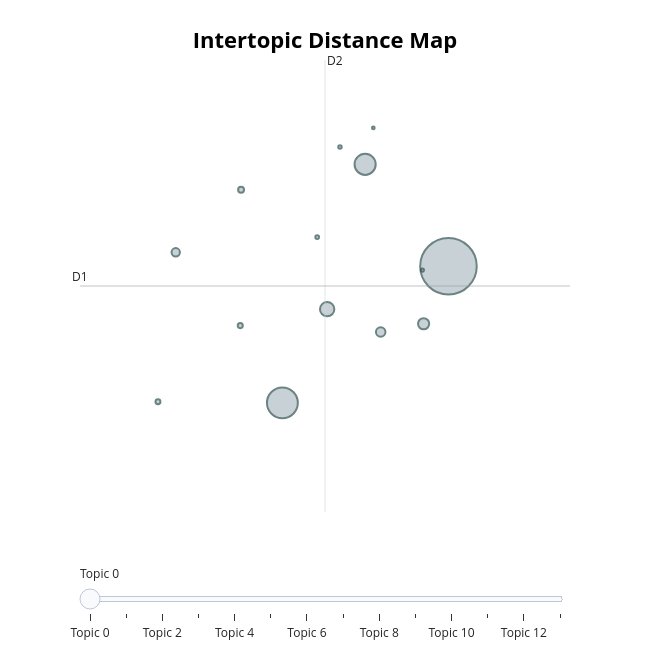
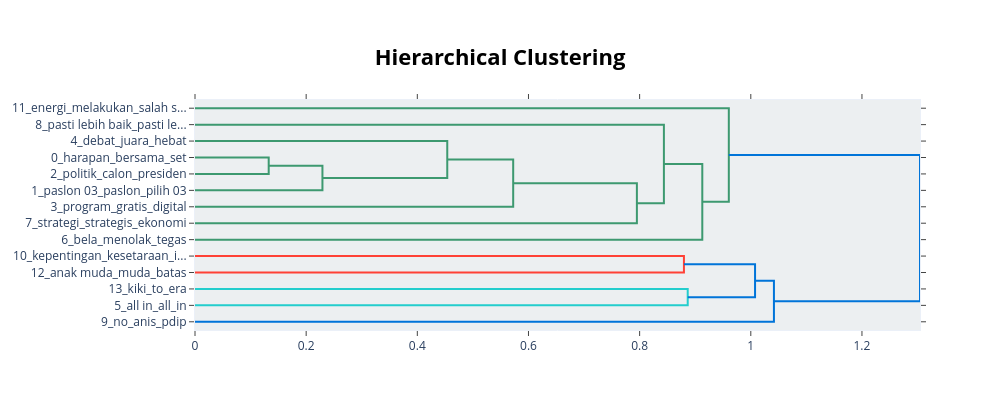

The notebook cell these images were saved under, in order:
### Code cell
df_neutral = df_03[df_03['predicted_label'] == 'NEUTRAL']
run_topic_modeling(df_neutral, group_name='NEUTRAL')

### Figure 1 — Plotly figure (JSON) as saved in the notebook; plotly's stock layout.template omitted (floating-point values rounded to 4 significant figures)
{"data": [{"customdata": [[0, "harapan | bersama | set | sat set | sat", 4230], [1, "paslon 03 | paslon | pilih 03 | salam | tiga", 1263], [2, "politik | calon | presiden | the | nomor urut", 591], [3, "program | gratis | digital | akses | pendidikan", 272], [4, "debat | juara | hebat | cawapres | capres", 165], [5, "all in | all | in | milenial | salam tiga", 119], [6, "bela | menolak | tegas | pengamat | dorong", 93], [7, "strategi | strategis | ekonomi | massa | siapkan", 46], [8, "pasti lebih baik | pasti lebih | mendorong | juara | barang", 34], [9, "no | anis | pdip |  | ", 32], [10, "kepentingan | kesetaraan | inilah | seluruh indonesia | aspirasi", 18], [11, "energi | melakukan | salah satunya | satunya | bersih", 16], [12, "anak muda | muda | batas | kehadiran | pontianak", 13], [13, "kiki | to | era | in | komitmen", 10]], "hovertemplate": "<b>Topic %{customdata[0]}</b><br>%{customdata[1]}<br>Size: %{customdata[2]}", "legendgroup": "", "marker": {"color": "#B0BEC5", "line": {"color": "DarkSlateGrey", "width": 2}, "size": [4230, 1263, 591, 272, 165, 119, 93, 46, 34, 32, 18, 16, 13, 10], "sizemode": "area", "sizeref": 2.644, "symbol": "circle"}, "mode": "markers", "name": "", "orientation": "v", "showlegend": false, "type": "scatter", "x": [15.13, 12.03, 13.57, 12.87, 14.67, 13.87, 10.04, 11.26, 11.24, 9.706, 12.68, 13.1, 14.64, 13.73], "xaxis": "x", "y": [-6.76, -8.321, -5.594, -7.25, -7.417, -7.511, -6.6, -5.885, -7.438, -8.309, -6.425, -5.395, -6.803, -5.177], "yaxis": "y"}], "layout": {"annotations": [{"showarrow": false, "text": "D1", "x": 8.25, "y": -6.985, "yshift": 10}, {"showarrow": false, "text": "D2", "x": 12.83, "xshift": 10, "y": -4.401}], "height": 650, "hoverlabel": {"bgcolor": "white", "font": {"family": "Rockwell", "size": 16}}, "legend": {"itemsizing": "constant", "tracegroupgap": 0}, "margin": {"t": 60}, "shapes": [{"line": {"color": "#CFD8DC", "width": 2}, "type": "line", "x0": 12.83, "x1": 12.83, "y0": -9.569, "y1": -4.401}, {"line": {"color": "#9E9E9E", "width": 2}, "type": "line", "x0": 8.25, "x1": 17.4, "y0": -6.985, "y1": -6.985}], "sliders": [{"active": 0, "pad": {"t": 50}, "steps": [{"args": [{"marker.color": [["red", "#B0BEC5", "#B0BEC5", "#B0BEC5", "#B0BEC5", "#B0BEC5", "#B0BEC5", "#B0BEC5", "#B0BEC5", "#B0BEC5", "#B0BEC5", "#B0BEC5", "#B0BEC5", "#B0BEC5"]]}], "label": "Topic 0", "method": "update"}, {"args": [{"marker.color": [["#B0BEC5", "red", "#B0BEC5", "#B0BEC5", "#B0BEC5", "#B0BEC5", "#B0BEC5", "#B0BEC5", "#B0BEC5", "#B0BEC5", "#B0BEC5", "#B0BEC5", "#B0BEC5", "#B0BEC5"]]}], "label": "Topic 1", "method": "update"}, {"args": [{"marker.color": [["#B0BEC5", "#B0BEC5", "red", "#B0BEC5", "#B0BEC5", "#B0BEC5", "#B0BEC5", "#B0BEC5", "#B0BEC5", "#B0BEC5", "#B0BEC5", "#B0BEC5", "#B0BEC5", "#B0BEC5"]]}], "label": "Topic 2", "method": "update"}, {"args": [{"marker.color": [["#B0BEC5", "#B0BEC5", "#B0BEC5", "red", "#B0BEC5", "#B0BEC5", "#B0BEC5", "#B0BEC5", "#B0BEC5", "#B0BEC5", "#B0BEC5", "#B0BEC5", "#B0BEC5", "#B0BEC5"]]}], "label": "Topic 3", "method": "update"}, {"args": [{"marker.color": [["#B0BEC5", "#B0BEC5", "#B0BEC5", "#B0BEC5", "red", "#B0BEC5", "#B0BEC5", "#B0BEC5", "#B0BEC5", "#B0BEC5", "#B0BEC5", "#B0BEC5", "#B0BEC5", "#B0BEC5"]]}], "label": "Topic 4", "method": "update"}, {"args": [{"marker.color": [["#B0BEC5", "#B0BEC5", "#B0BEC5", "#B0BEC5", "#B0BEC5", "red", "#B0BEC5", "#B0BEC5", "#B0BEC5", "#B0BEC5", "#B0BEC5", "#B0BEC5", "#B0BEC5", "#B0BEC5"]]}], "label": "Topic 5", "method": "update"}, {"args": [{"marker.color": [["#B0BEC5", "#B0BEC5", "#B0BEC5", "#B0BEC5", "#B0BEC5", "#B0BEC5", "red", "#B0BEC5", "#B0BEC5", "#B0BEC5", "#B0BEC5", "#B0BEC5", "#B0BEC5", "#B0BEC5"]]}], "label": "Topic 6", "method": "update"}, {"args": [{"marker.color": [["#B0BEC5", "#B0BEC5", "#B0BEC5", "#B0BEC5", "#B0BEC5", "#B0BEC5", "#B0BEC5", "red", "#B0BEC5", "#B0BEC5", "#B0BEC5", "#B0BEC5", "#B0BEC5", "#B0BEC5"]]}], "label": "Topic 7", "method": "update"}, {"args": [{"marker.color": [["#B0BEC5", "#B0BEC5", "#B0BEC5", "#B0BEC5", "#B0BEC5", "#B0BEC5", "#B0BEC5", "#B0BEC5", "red", "#B0BEC5", "#B0BEC5", "#B0BEC5", "#B0BEC5", "#B0BEC5"]]}], "label": "Topic 8", "method": "update"}, {"args": [{"marker.color": [["#B0BEC5", "#B0BEC5", "#B0BEC5", "#B0BEC5", "#B0BEC5", "#B0BEC5", "#B0BEC5", "#B0BEC5", "#B0BEC5", "red", "#B0BEC5", "#B0BEC5", "#B0BEC5", "#B0BEC5"]]}], "label": "Topic 9", "method": "update"}, {"args": [{"marker.color": [["#B0BEC5", "#B0BEC5", "#B0BEC5", "#B0BEC5", "#B0BEC5", "#B0BEC5", "#B0BEC5", "#B0BEC5", "#B0BEC5", "#B0BEC5", "red", "#B0BEC5", "#B0BEC5", "#B0BEC5"]]}], "label": "Topic 10", "method": "update"}, {"args": [{"marker.color": [["#B0BEC5", "#B0BEC5", "#B0BEC5", "#B0BEC5", "#B0BEC5", "#B0BEC5", "#B0BEC5", "#B0BEC5", "#B0BEC5", "#B0BEC5", "#B0BEC5", "red", "#B0BEC5", "#B0BEC5"]]}], "label": "Topic 11", "method": "update"}, {"args": [{"marker.color": [["#B0BEC5", "#B0BEC5", "#B0BEC5", "#B0BEC5", "#B0BEC5", "#B0BEC5", "#B0BEC5", "#B0BEC5", "#B0BEC5", "#B0BEC5", "#B0BEC5", "#B0BEC5", "red", "#B0BEC5"]]}], "label": "Topic 12", "method": "update"}, {"args": [{"marker.color": [["#B0BEC5", "#B0BEC5", "#B0BEC5", "#B0BEC5", "#B0BEC5", "#B0BEC5", "#B0BEC5", "#B0BEC5", "#B0BEC5", "#B0BEC5", "#B0BEC5", "#B0BEC5", "#B0BEC5", "red"]]}], "label": "Topic 13", "method": "update"}]}], "title": {"font": {"color": "Black", "size": 22}, "text": "<b>Intertopic Distance Map</b>", "x": 0.5, "xanchor": "center", "y": 0.95, "yanchor": "top"}, "width": 650, "xaxis": {"anchor": "y", "domain": [0, 1], "range": [8.25, 17.4], "title": {"text": ""}, "visible": false}, "yaxis": {"anchor": "x", "domain": [0, 1], "range": [-9.569, -4.401], "title": {"text": ""}, "visible": false}}}

### Figure 2 — Plotly figure (JSON) as saved in the notebook; plotly's stock layout.template omitted (floating-point values rounded to 4 significant figures)
{"data": [{"hoverinfo": "text", "marker": {"color": "rgb(61,153,112)"}, "mode": "lines", "type": "scatter", "x": [0.0, 0.1326, 0.1326, 0.0], "xaxis": "x", "y": [-35.0, -35.0, -45.0, -45.0], "yaxis": "y"}, {"hoverinfo": "text", "marker": {"color": "rgb(61,153,112)"}, "mode": "lines", "type": "scatter", "x": [0.1326, 0.2293, 0.2293, 0.0], "xaxis": "x", "y": [-40.0, -40.0, -55.0, -55.0], "yaxis": "y"}, {"hoverinfo": "text", "marker": {"color": "rgb(61,153,112)"}, "mode": "lines", "type": "scatter", "x": [0.0, 0.4539, 0.4539, 0.2293], "xaxis": "x", "y": [-25.0, -25.0, -47.5, -47.5], "yaxis": "y"}, {"hoverinfo": "text", "marker": {"color": "rgb(61,153,112)"}, "mode": "lines", "type": "scatter", "x": [0.4539, 0.5725, 0.5725, 0.0], "xaxis": "x", "y": [-36.25, -36.25, -65.0, -65.0], "yaxis": "y"}, {"hoverinfo": "text", "marker": {"color": "rgb(61,153,112)"}, "mode": "lines", "type": "scatter", "x": [0.5725, 0.7951, 0.7951, 0.0], "xaxis": "x", "y": [-50.62, -50.62, -75.0, -75.0], "yaxis": "y"}, {"hoverinfo": "text", "marker": {"color": "rgb(61,153,112)"}, "mode": "lines", "type": "scatter", "x": [0.0, 0.8437, 0.8437, 0.7951], "xaxis": "x", "y": [-15.0, -15.0, -62.81, -62.81], "yaxis": "y"}, {"hoverinfo": "text", "marker": {"color": "rgb(61,153,112)"}, "mode": "lines", "type": "scatter", "x": [0.8437, 0.9127, 0.9127, 0.0], "xaxis": "x", "y": [-38.91, -38.91, -85.0, -85.0], "yaxis": "y"}, {"hoverinfo": "text", "marker": {"color": "rgb(61,153,112)"}, "mode": "lines", "type": "scatter", "x": [0.0, 0.9605, 0.9605, 0.9127], "xaxis": "x", "y": [-5.0, -5.0, -61.95, -61.95], "yaxis": "y"}, {"hoverinfo": "text", "marker": {"color": "rgb(255,65,54)"}, "mode": "lines", "type": "scatter", "x": [0.0, 0.8797, 0.8797, 0.0], "xaxis": "x", "y": [-95.0, -95.0, -105.0, -105.0], "yaxis": "y"}, {"hoverinfo": "text", "marker": {"color": "rgb(35,205,205)"}, "mode": "lines", "type": "scatter", "x": [0.0, 0.8865, 0.8865, 0.0], "xaxis": "x", "y": [-115.0, -115.0, -125.0, -125.0], "yaxis": "y"}, {"hoverinfo": "text", "marker": {"color": "rgb(0,116,217)"}, "mode": "lines", "type": "scatter", "x": [0.8797, 1.008, 1.008, 0.8865], "xaxis": "x", "y": [-100.0, -100.0, -120.0, -120.0], "yaxis": "y"}, {"hoverinfo": "text", "marker": {"color": "rgb(0,116,217)"}, "mode": "lines", "type": "scatter", "x": [1.008, 1.042, 1.042, 0.0], "xaxis": "x", "y": [-110.0, -110.0, -135.0, -135.0], "yaxis": "y"}, {"hoverinfo": "text", "marker": {"color": "rgb(0,116,217)"}, "mode": "lines", "type": "scatter", "x": [0.9605, 1.304, 1.304, 1.042], "xaxis": "x", "y": [-33.48, -33.48, -122.5, -122.5], "yaxis": "y"}], "layout": {"autosize": false, "height": 410, "hoverlabel": {"bgcolor": "white", "font": {"family": "Rockwell", "size": 16}}, "hovermode": "closest", "plot_bgcolor": "#ECEFF1", "showlegend": false, "title": {"font": {"color": "Black", "size": 22}, "text": "<b>Hierarchical Clustering</b>", "x": 0.5, "xanchor": "center", "yanchor": "top"}, "width": 1000, "xaxis": {"mirror": "allticks", "rangemode": "tozero", "showgrid": false, "showline": true, "showticklabels": true, "ticks": "outside", "type": "linear", "zeroline": false}, "yaxis": {"mirror": "allticks", "range": [-140, 0], "rangemode": "tozero", "showgrid": false, "showline": true, "showticklabels": true, "tickmode": "array", "ticks": "outside", "ticktext": ["11_energi_melakukan_salah s...", "8_pasti lebih baik_pasti le...", "4_debat_juara_hebat", "0_harapan_bersama_set", "2_politik_calon_presiden", "1_paslon 03_paslon_pilih 03", "3_program_gratis_digital", "7_strategi_strategis_ekonomi", "6_bela_menolak_tegas", "10_kepentingan_kesetaraan_i...", "12_anak muda_muda_batas", "13_kiki_to_era", "5_all in_all_in", "9_no_anis_pdip"], "tickvals": [-5, -15, -25, -35, -45, -55, -65, -75, -85, -95, -105, -115, -125, -135], "type": "linear", "zeroline": false}}}
